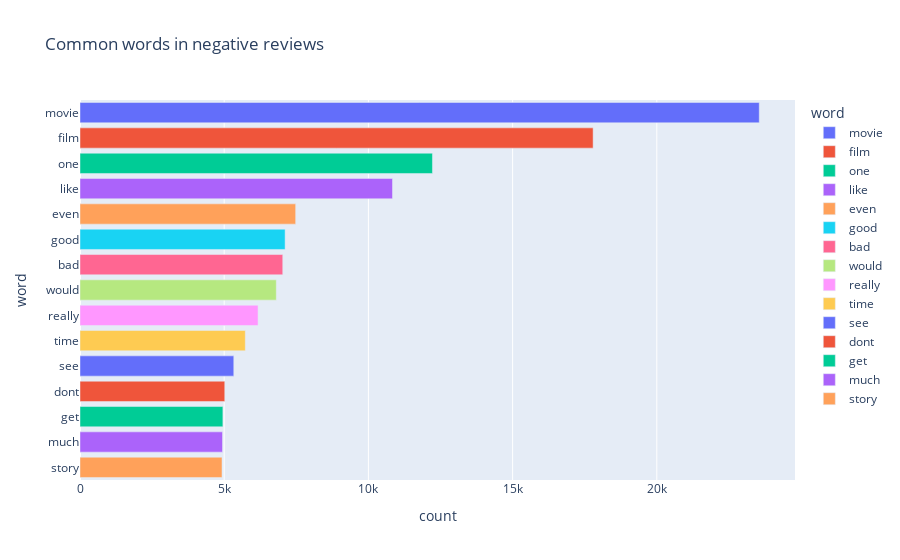

Here is the notebook cell this chart was saved with:
### Code cell
px.bar(negative_words, x = 'count', y = 'word', title = 'Common words in negative reviews', color = 'word')

### Figure 1 — Plotly figure (JSON) as saved in the notebook; plotly's stock layout.template omitted (floating-point values rounded to 4 significant figures)
{"data": [{"alignmentgroup": "True", "hovertemplate": "word=%{y}<br>count=%{x}<extra></extra>", "legendgroup": "movie", "marker": {"color": "#636efa", "pattern": {"shape": ""}}, "name": "movie", "offsetgroup": "movie", "orientation": "h", "showlegend": true, "textposition": "auto", "type": "bar", "x": [23552], "xaxis": "x", "y": ["movie"], "yaxis": "y"}, {"alignmentgroup": "True", "hovertemplate": "word=%{y}<br>count=%{x}<extra></extra>", "legendgroup": "film", "marker": {"color": "#EF553B", "pattern": {"shape": ""}}, "name": "film", "offsetgroup": "film", "orientation": "h", "showlegend": true, "textposition": "auto", "type": "bar", "x": [17792], "xaxis": "x", "y": ["film"], "yaxis": "y"}, {"alignmentgroup": "True", "hovertemplate": "word=%{y}<br>count=%{x}<extra></extra>", "legendgroup": "one", "marker": {"color": "#00cc96", "pattern": {"shape": ""}}, "name": "one", "offsetgroup": "one", "orientation": "h", "showlegend": true, "textposition": "auto", "type": "bar", "x": [12221], "xaxis": "x", "y": ["one"], "yaxis": "y"}, {"alignmentgroup": "True", "hovertemplate": "word=%{y}<br>count=%{x}<extra></extra>", "legendgroup": "like", "marker": {"color": "#ab63fa", "pattern": {"shape": ""}}, "name": "like", "offsetgroup": "like", "orientation": "h", "showlegend": true, "textposition": "auto", "type": "bar", "x": [10836], "xaxis": "x", "y": ["like"], "yaxis": "y"}, {"alignmentgroup": "True", "hovertemplate": "word=%{y}<br>count=%{x}<extra></extra>", "legendgroup": "even", "marker": {"color": "#FFA15A", "pattern": {"shape": ""}}, "name": "even", "offsetgroup": "even", "orientation": "h", "showlegend": true, "textposition": "auto", "type": "bar", "x": [7478], "xaxis": "x", "y": ["even"], "yaxis": "y"}, {"alignmentgroup": "True", "hovertemplate": "word=%{y}<br>count=%{x}<extra></extra>", "legendgroup": "good", "marker": {"color": "#19d3f3", "pattern": {"shape": ""}}, "name": "good", "offsetgroup": "good", "orientation": "h", "showlegend": true, "textposition": "auto", "type": "bar", "x": [7112], "xaxis": "x", "y": ["good"], "yaxis": "y"}, {"alignmentgroup": "True", "hovertemplate": "word=%{y}<br>count=%{x}<extra></extra>", "legendgroup": "bad", "marker": {"color": "#FF6692", "pattern": {"shape": ""}}, "name": "bad", "offsetgroup": "bad", "orientation": "h", "showlegend": true, "textposition": "auto", "type": "bar", "x": [7030], "xaxis": "x", "y": ["bad"], "yaxis": "y"}, {"alignmentgroup": "True", "hovertemplate": "word=%{y}<br>count=%{x}<extra></extra>", "legendgroup": "would", "marker": {"color": "#B6E880", "pattern": {"shape": ""}}, "name": "would", "offsetgroup": "would", "orientation": "h", "showlegend": true, "textposition": "auto", "type": "bar", "x": [6807], "xaxis": "x", "y": ["would"], "yaxis": "y"}, {"alignmentgroup": "True", "hovertemplate": "word=%{y}<br>count=%{x}<extra></extra>", "legendgroup": "really", "marker": {"color": "#FF97FF", "pattern": {"shape": ""}}, "name": "really", "offsetgroup": "really", "orientation": "h", "showlegend": true, "textposition": "auto", "type": "bar", "x": [6174], "xaxis": "x", "y": ["really"], "yaxis": "y"}, {"alignmentgroup": "True", "hovertemplate": "word=%{y}<br>count=%{x}<extra></extra>", "legendgroup": "time", "marker": {"color": "#FECB52", "pattern": {"shape": ""}}, "name": "time", "offsetgroup": "time", "orientation": "h", "showlegend": true, "textposition": "auto", "type": "bar", "x": [5732], "xaxis": "x", "y": ["time"], "yaxis": "y"}, {"alignmentgroup": "True", "hovertemplate": "word=%{y}<br>count=%{x}<extra></extra>", "legendgroup": "see", "marker": {"color": "#636efa", "pattern": {"shape": ""}}, "name": "see", "offsetgroup": "see", "orientation": "h", "showlegend": true, "textposition": "auto", "type": "bar", "x": [5332], "xaxis": "x", "y": ["see"], "yaxis": "y"}, {"alignmentgroup": "True", "hovertemplate": "word=%{y}<br>count=%{x}<extra></extra>", "legendgroup": "dont", "marker": {"color": "#EF553B", "pattern": {"shape": ""}}, "name": "dont", "offsetgroup": "dont", "orientation": "h", "showlegend": true, "textposition": "auto", "type": "bar", "x": [5020], "xaxis": "x", "y": ["dont"], "yaxis": "y"}, {"alignmentgroup": "True", "hovertemplate": "word=%{y}<br>count=%{x}<extra></extra>", "legendgroup": "get", "marker": {"color": "#00cc96", "pattern": {"shape": ""}}, "name": "get", "offsetgroup": "get", "orientation": "h", "showlegend": true, "textposition": "auto", "type": "bar", "x": [4954], "xaxis": "x", "y": ["get"], "yaxis": "y"}, {"alignmentgroup": "True", "hovertemplate": "word=%{y}<br>count=%{x}<extra></extra>", "legendgroup": "much", "marker": {"color": "#ab63fa", "pattern": {"shape": ""}}, "name": "much", "offsetgroup": "much", "orientation": "h", "showlegend": true, "textposition": "auto", "type": "bar", "x": [4941], "xaxis": "x", "y": ["much"], "yaxis": "y"}, {"alignmentgroup": "True", "hovertemplate": "word=%{y}<br>count=%{x}<extra></extra>", "legendgroup": "story", "marker": {"color": "#FFA15A", "pattern": {"shape": ""}}, "name": "story", "offsetgroup": "story", "orientation": "h", "showlegend": true, "textposition": "auto", "type": "bar", "x": [4924], "xaxis": "x", "y": ["story"], "yaxis": "y"}], "layout": {"barmode": "relative", "legend": {"title": {"text": "word"}, "tracegroupgap": 0}, "title": {"text": "Common words in negative reviews"}, "xaxis": {"anchor": "y", "domain": [0, 1], "title": {"text": "count"}}, "yaxis": {"anchor": "x", "categoryarray": ["story", "much", "get", "dont", "see", "time", "really", "would", "bad", "good", "even", "like", "one", "film", "movie"], "categoryorder": "array", "domain": [0, 1], "title": {"text": "word"}}}}
